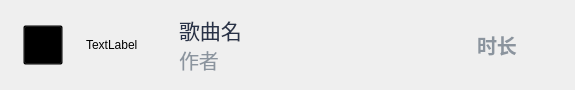
<?xml version="1.0" encoding="UTF-8"?>
<ui version="4.0">
 <class>Listmusicitemwi</class>
 <widget class="QWidget" name="Listmusicitemwi">
  <property name="geometry">
   <rect>
    <x>0</x>
    <y>0</y>
    <width>575</width>
    <height>90</height>
   </rect>
  </property>
  <property name="minimumSize">
   <size>
    <width>563</width>
    <height>90</height>
   </size>
  </property>
  <property name="maximumSize">
   <size>
    <width>575</width>
    <height>92</height>
   </size>
  </property>
  <property name="windowTitle">
   <string>Form</string>
  </property>
  <layout class="QHBoxLayout" name="horizontalLayout">
   <property name="spacing">
    <number>0</number>
   </property>
   <property name="leftMargin">
    <number>1</number>
   </property>
   <property name="topMargin">
    <number>0</number>
   </property>
   <property name="rightMargin">
    <number>0</number>
   </property>
   <property name="bottomMargin">
    <number>0</number>
   </property>
   <item>
    <widget class="QWidget" name="widgetMusicItem_wi" native="true">
     <property name="minimumSize">
      <size>
       <width>563</width>
       <height>90</height>
      </size>
     </property>
     <property name="maximumSize">
      <size>
       <width>563</width>
       <height>90</height>
      </size>
     </property>
     <property name="styleSheet">
      <string notr="true">#widgetMusicItem_wi {
	border-radius: 15px;
}
#widgetMusicItem_wi:hover{
	background-color: #ffffff;
 border: 1px solid #cccccc;       /* 添加 1px 灰色实线边框 */
}</string>
     </property>
     <widget class="QPushButton" name="index_btn">
      <property name="geometry">
       <rect>
        <x>17</x>
        <y>25</y>
        <width>40</width>
        <height>40</height>
       </rect>
      </property>
      <property name="minimumSize">
       <size>
        <width>40</width>
        <height>40</height>
       </size>
      </property>
      <property name="maximumSize">
       <size>
        <width>40</width>
        <height>40</height>
       </size>
      </property>
      <property name="styleSheet">
       <string notr="true">color: #8b949e;
        font-size: 20px;
        font-family: &quot;Microsoft YaHei&quot;;
         font-weight: 500;
        background-color: transparent;</string>
      </property>
      <property name="text">
       <string/>
      </property>
     </widget>
     <widget class="QLabel" name="icon_lb">
      <property name="geometry">
       <rect>
        <x>80</x>
        <y>10</y>
        <width>70</width>
        <height>70</height>
       </rect>
      </property>
      <property name="minimumSize">
       <size>
        <width>70</width>
        <height>70</height>
       </size>
      </property>
      <property name="maximumSize">
       <size>
        <width>70</width>
        <height>70</height>
       </size>
      </property>
      <property name="styleSheet">
       <string notr="true">border: none;
   border-radius: 20px;
    background-color: transparent;</string>
      </property>
      <property name="text">
       <string>TextLabel</string>
      </property>
     </widget>
     <widget class="QWidget" name="widget" native="true">
      <property name="geometry">
       <rect>
        <x>173</x>
        <y>15</y>
        <width>270</width>
        <height>60</height>
       </rect>
      </property>
      <property name="minimumSize">
       <size>
        <width>270</width>
        <height>60</height>
       </size>
      </property>
      <property name="maximumSize">
       <size>
        <width>270</width>
        <height>60</height>
       </size>
      </property>
      <layout class="QVBoxLayout" name="verticalLayout">
       <property name="spacing">
        <number>0</number>
       </property>
       <property name="leftMargin">
        <number>0</number>
       </property>
       <property name="topMargin">
        <number>0</number>
       </property>
       <property name="rightMargin">
        <number>0</number>
       </property>
       <property name="bottomMargin">
        <number>0</number>
       </property>
       <item>
        <widget class="QLabel" name="songname_lb">
         <property name="styleSheet">
          <string notr="true">color: #283248;
        font-size: 21px;
        font-family: &quot;Microsoft YaHei&quot;;
        font-weight: normal;
        background-color: transparent;</string>
         </property>
         <property name="text">
          <string>歌曲名</string>
         </property>
        </widget>
       </item>
       <item>
        <widget class="QLabel" name="composer_lb">
         <property name="styleSheet">
          <string notr="true">color: #8b949e;
        font-size: 20px;
        font-family: &quot;Microsoft YaHei&quot;;
        font-weight: normal;
        background-color: transparent;</string>
         </property>
         <property name="text">
          <string>作者</string>
         </property>
        </widget>
       </item>
      </layout>
     </widget>
     <widget class="QLabel" name="duration_lb">
      <property name="geometry">
       <rect>
        <x>471</x>
        <y>25</y>
        <width>60</width>
        <height>40</height>
       </rect>
      </property>
      <property name="minimumSize">
       <size>
        <width>60</width>
        <height>40</height>
       </size>
      </property>
      <property name="maximumSize">
       <size>
        <width>60</width>
        <height>40</height>
       </size>
      </property>
      <property name="styleSheet">
       <string notr="true">color: #8b949e;
        font-size: 20px;
        font-family: &quot;Microsoft YaHei&quot;;
     font-weight: 500;
        background-color: transparent;</string>
      </property>
      <property name="text">
       <string>时长</string>
      </property>
     </widget>
    </widget>
   </item>
  </layout>
 </widget>
 <resources/>
 <connections/>
</ui>
